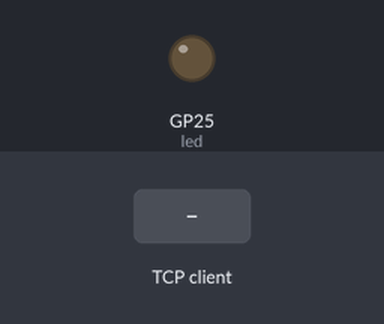
A program run on a simulated Raspberry Pi Pico running MicroPython. On the bench: output pins drawn as LEDs (lit = HIGH). The inputs (shaded band) are chosen by the test bench. WiFi joins after 1.5 s; one TCP client connects 1 s after the port opens and stays connected; a WiFi scan finds one network, HomeNet; what the program prints to the serial console is not drawn.

Above: at 4.7 s.
4.8 s: the TCP client sends "TURN ON"
At 5.9 s:
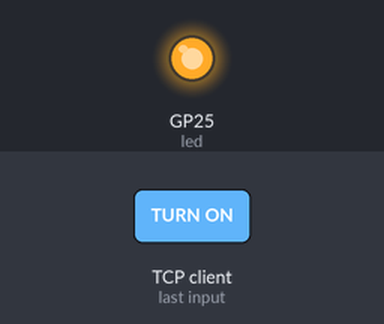
6.3 s: the TCP client sends "TURN OFF"
At 7.0 s:
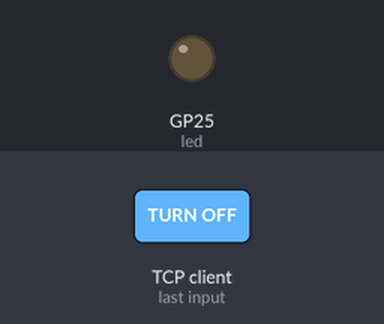
Timing chart, 0 to 9.3 s (numbered marks = the images above; inputs shaded):
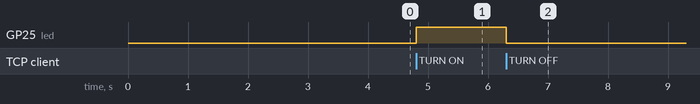

Measured:
- after the input at 4.8 s, GP25 (led): LOW → HIGH at once
- after the input at 6.3 s, GP25 (led): HIGH → LOW at once

The program:

testLED.py
```python
import networkSetup
from machine import Pin
import utime
import socket

ntwk = networkSetup.networkManager()

connected, ip = ntwk.connect('TP-Link_F6BD', '73937098')

if connected:
    print(ip)

    led = Pin('LED', Pin.OUT)

    data_socket = networkSetup.getSocket(2147, 5)

    while True:
        data = data_socket.recv(100)

        if data == b'TURN ON':
            led.value(1)
        elif data == b'TURN OFF':
            led.value(0)
        else:
            data_socket.close()
            break

else:
    print('Could not connect')

ntwk.disconnect()
```

networkSetup.py
```python
import network
import socket
import time

class networkManager():

    def __init__(self):

        self.wlan = network.WLAN(network.STA_IF)

    def connect(self, ssid, password):

        self.wlan.active(True)
        print(self.wlan.scan())
        self.wlan.connect(ssid, password)

        while not self.wlan.isconnected():
            time.sleep_ms(50)

        return (self.wlan.isconnected(), self.wlan.ifconfig()[0])

    def disconnect(self):
        self.wlan.disconnect()
        self.wlan.active(False)

    def scan(self):
        return(self.wlan.scan())


def getSocket(port, num_clients):
    server_socket = socket.socket(socket.AF_INET, socket.SOCK_STREAM)

    server_socket.setsockopt(socket.SOL_SOCKET, socket.SO_REUSEADDR, 1)
    server_socket.bind(('',port))

    server_socket.listen(num_clients)


    data_socket, address = server_socket.accept()

    server_socket.close()

    return data_socket
```
